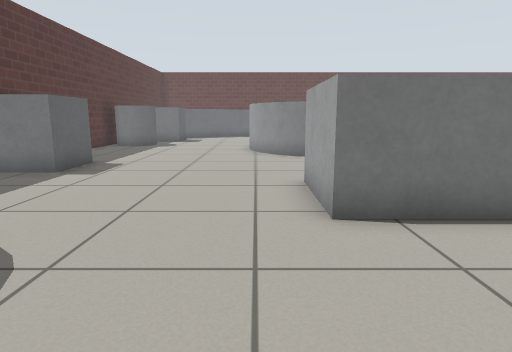
View 1 (above)

21 first-person views from a walk through a robot-simulator world made for Gazebo. The camera is 0.72 m above the floor, tilts 10° down and sees 75° across. The floor is counted in squares, 0.5 m on a side. Each view is taken from the middle of a square. On the plan, view 1 faces up. The plan holds only what a view shows up to about 15 squares ahead; the rest is blank. Simple patterns stand in for the simulator's built-in surfaces.

View 2
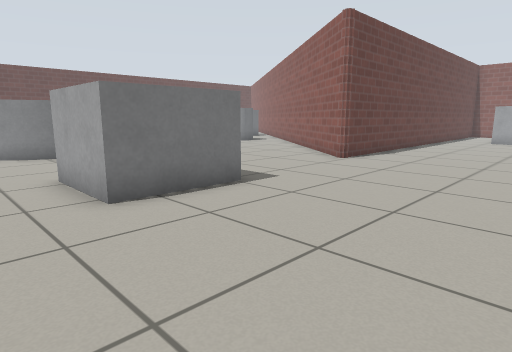

View 3
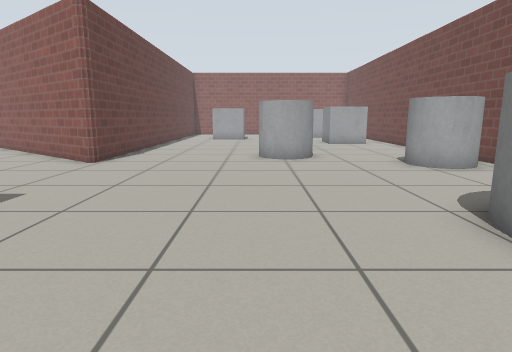

View 4
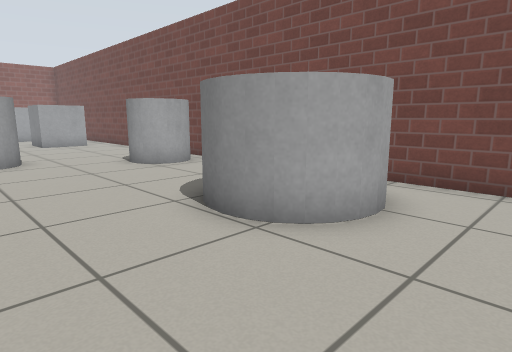

View 5
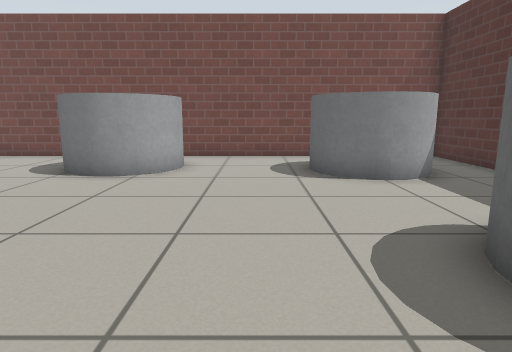

View 6
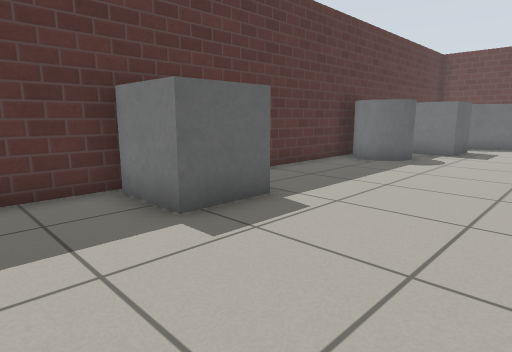

View 7
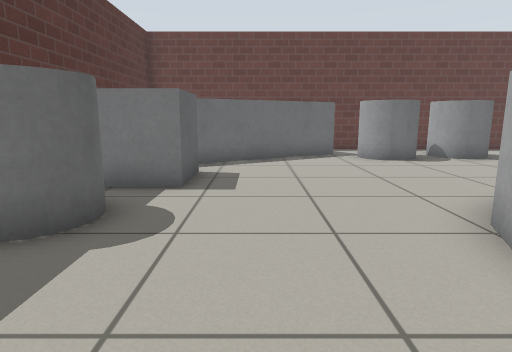

View 8
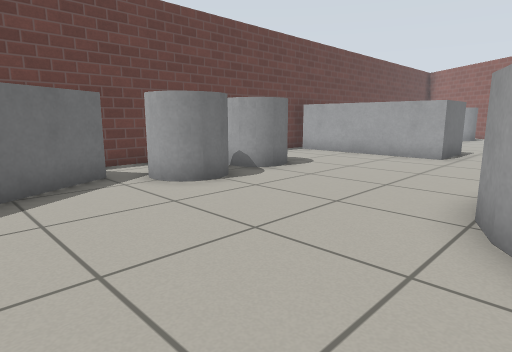

View 9
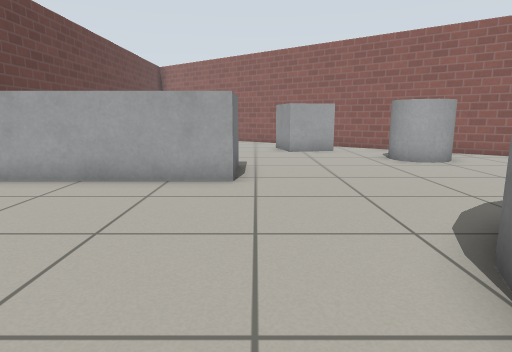

View 10
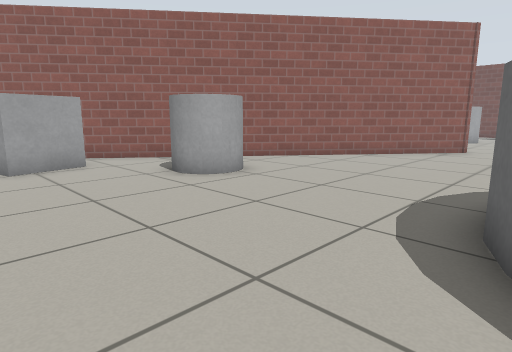

View 11
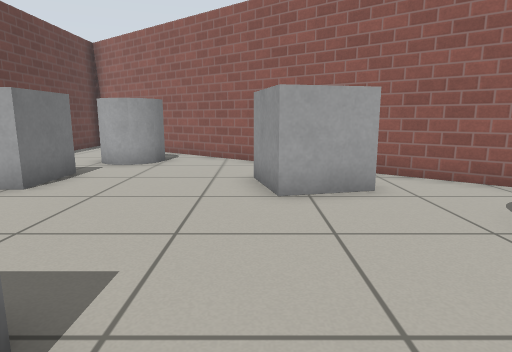

View 12
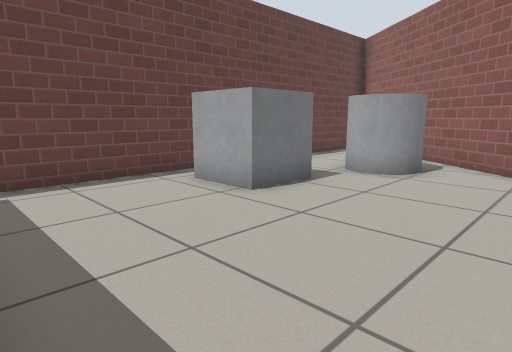

View 13
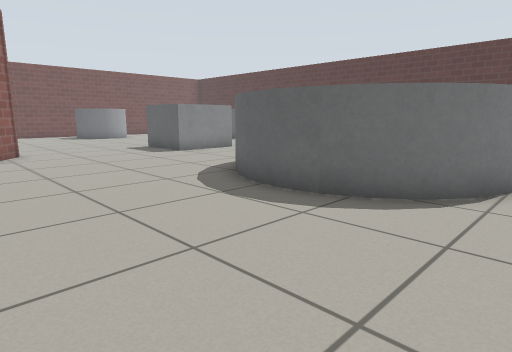

View 14
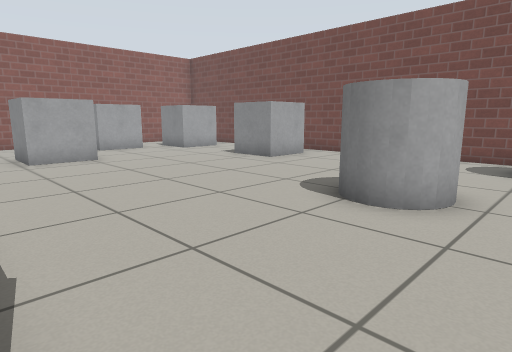

View 15
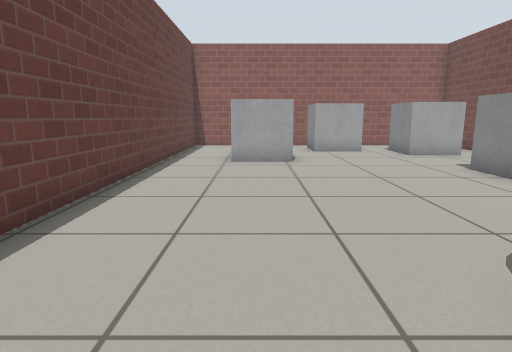

View 16
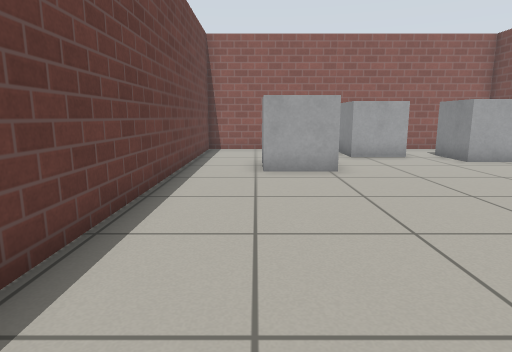

View 17
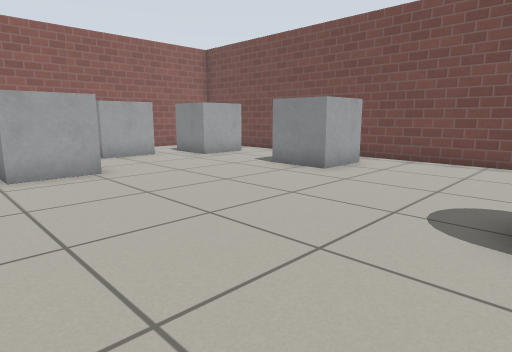

View 18
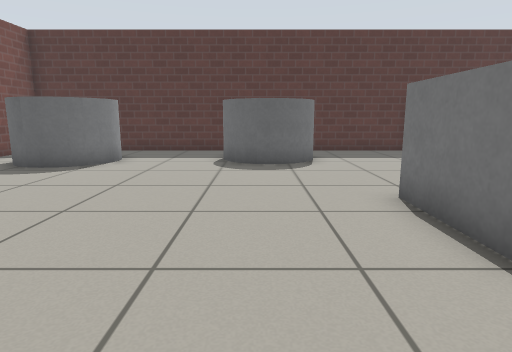

View 19
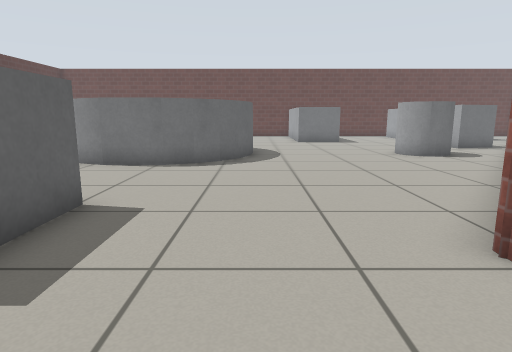

View 20
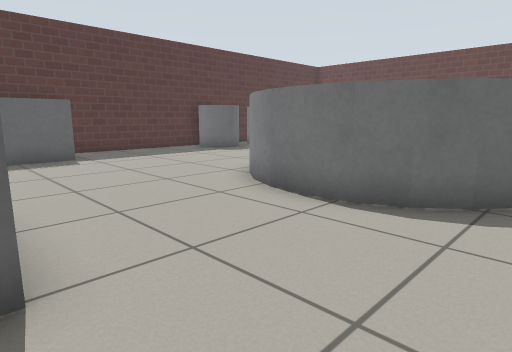

View 21
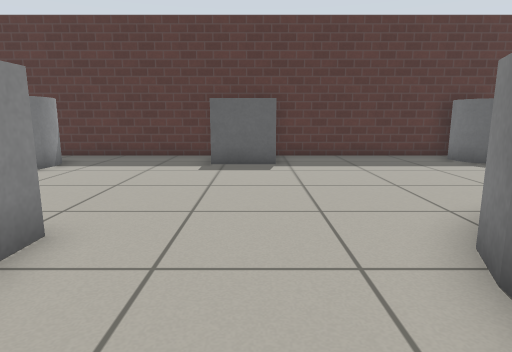

### Floor plan
Key: @ floor where view 1 was taken; # wall or solid block; . floor; C grey cylinder; B grey box.
Columns run from 8 left of view 1 to 27 right of it. Each row starts with its distance up from view 1.
 28 ##################################
 27 #        .. .  ..B   ....B    ...#
 26 #      BBC  CC...B   ....B  .... #
 25 #    BBB.C CCC...B   ....BBBCC   #
 24 #  BBB...CC......B   .......C   ##
 23 #  B.............B   ........C ##
 22 #  B.............BBBB.........##
 21 #  B..........................#
 20 # BB....................BBB..##
 19 #  .......C CC..........B   ##
 18 #  C.....C   CC.........B  ##
 17 #CCC....C     CC..........##
 16 #.......       C.....CC...#
 15 #.......C      C.....CC .##
 14 #.......C     CC.....CC ##
 13 #........CC  CC........##
 12 #.........CCCC.........#
 11 # B...................##
 10 #  B.................##
  9 #BBB................##
  8 #...................#
  7 #........BBBB......##
  6 #........B  B.....##
  5 #........BBBB.....##################
  4 #.CCC..............................#
  3 #.  CC.......................BBB...#
  2 #   CC.......................B    .#
  1 #  CC........................B     #
  0 #.......@..........CC............BB#
 -1 #..................CC...........BB #
 -2 #..................C ...........B  #
 -3 #..CCC....CCC..................... #
 -4 #.   C...CC C............BBB...BBB.#
 -5 #.   C...C   ...CCC......B  ...B   #
 -6 #.   .....   ...CC ......B   ..B   #
 -7 ###############  C  ################
 -8                #####

Positions as (right, up) in squares from view 1, and headings:
1: (0, 0), facing up
2: (-1, -1), facing up-right
3: (-1, 0), facing right
4: (-1, 0), facing down-right
5: (-1, 5), facing down
6: (-1, 6), facing up-left
7: (-3, 13), facing up
8: (-3, 18), facing up-right
9: (2, 21), facing right
10: (6, 21), facing down-right
11: (10, 20), facing right
12: (12, 20), facing up-right
13: (12, 20), facing down-left
14: (9, 5), facing down-right
15: (10, 2), facing right
16: (12, 3), facing right
17: (12, 4), facing down-right
18: (7, 2), facing left
19: (7, 2), facing up
20: (7, 7), facing up-left
21: (5, 10), facing left
